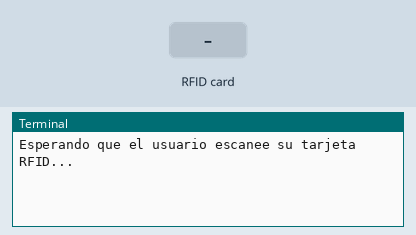
This program was run on a simulated Raspberry Pi (header pin numbers). Shown: the last lines printed to the terminal. The test bench sets the inputs (shaded band). The RFID card's data blocks start empty; web requests get an empty 200 reply after 0.4 s. At 1.7 s the program stops and its outputs stay as they are.

Above: at 1.2 s.
1.3 s: RFID card 5E 7A 19 C4 held to the reader
At 1.58 s:
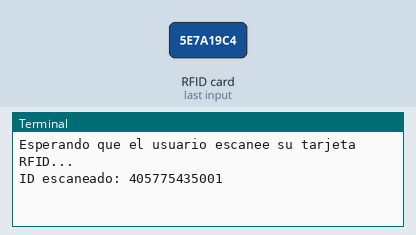
At 2.2 s:
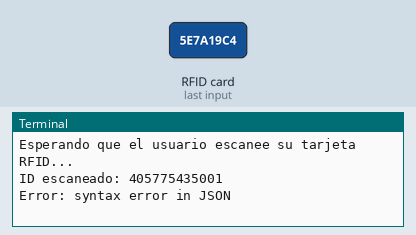

Measured:
- after the input at 1.3 s, the terminal: prints a new line at once (image 1)

The program:

main.py
```python
#!/usr/bin/env python3

import RPi.GPIO as GPIO
from mfrc522 import SimpleMFRC522
import requests
import time

# Inicializar el lector RFID
reader = SimpleMFRC522()

try:
    print("Esperando que el usuario escanee su tarjeta RFID...")

    id, text = reader.read()
    external_id = str(id)  # Convertir a string para la URL
    print(f"ID escaneado: {external_id}")

    # URL del servidor con el external_id
    url = f"http://192.168.1.4/api/v1/users/external-id/{external_id}"

    # Hacer la solicitud GET
    response = requests.get(url)

    if response.status_code == 200:
        user = response.json()
        nombre = user.get("username", "desconocido")
        apellido = user.get("surname", "")
        saldo = user.get("balance", 0.0)
        print(f"Hola {nombre} {apellido}, tenés ${saldo:.2f} de saldo.")
    elif response.status_code == 404:
        print("Usuario no encontrado.")
    else:
        print(f"Error al consultar el servidor: {response.status_code}")

except Exception as e:
    print(f"Error: {e}")

finally:
    GPIO.cleanup()
```
